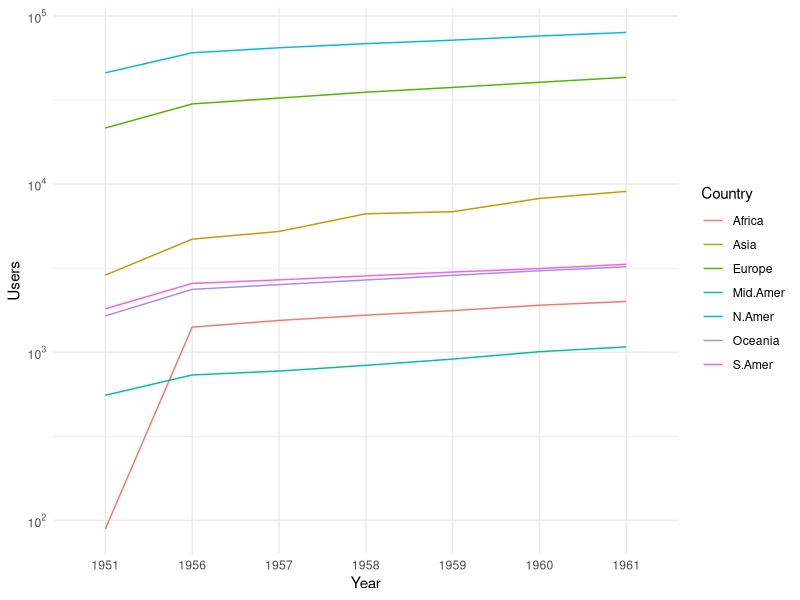

Write R code to recreate this figure.
## ---- chunk 1
knitr::opts_chunk$set(echo = FALSE)
## ---- chunk 2
library(tidyr)   # For pivoting the data into long form 
library(tibble)  # For converting the rownames (Year) to a column
library(scales)  # For scaing the y-axis and labels
library(ggplot2) # For the plot
## ---- chunk 3
summary(WorldPhones)
## ---- chunk 4
WorldPhones %>%
  as.data.frame() %>%
  rownames_to_column("Year") %>%
  pivot_longer(cols=-Year, names_to="Country", values_to="Users") %>%
  ggplot(aes(Year, Users, group=Country, col=Country)) +
  geom_line() +
  scale_y_log10(n.breaks=5, labels = trans_format("log10", math_format(10^.x))) +
  theme_minimal() 
